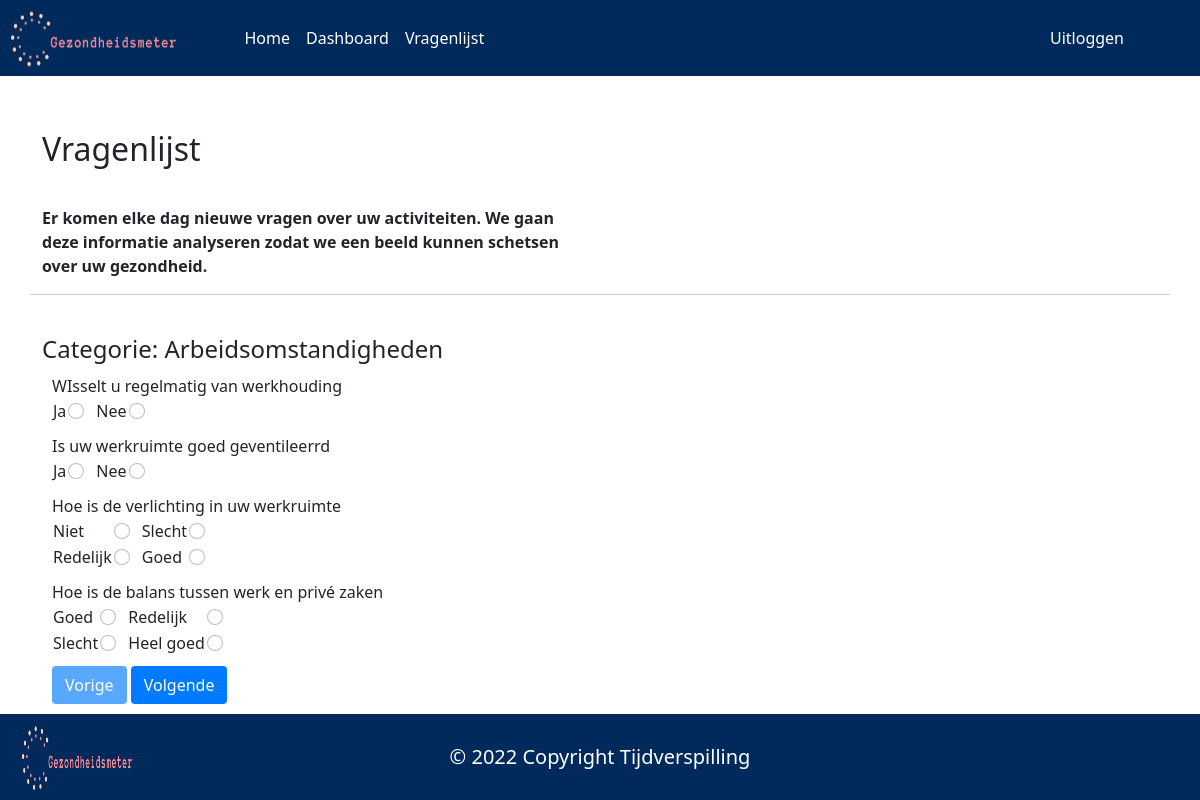
Screenshot of /vragenlijst.php (signed in) with the database file from the repository.
### tables this page shows
CREATE TABLE `categorie` (
  `ID` int(11) NOT NULL,
  `naam` varchar(255) NOT NULL
);

CREATE TABLE `vraag` (
  `ID` int(11) NOT NULL,
  `Categorie_ID` int(11) NOT NULL,
  `Vraag` text NOT NULL,
  `type` varchar(100) NOT NULL
);

CREATE TABLE `vraag_antwoord` (
  `ID` int(11) NOT NULL,
  `Vraag_ID` int(11) NOT NULL,
  `Antwoord` text NOT NULL,
  `Weging` decimal(10,2) NOT NULL
);

### classes/sql.php (called while the page is built, shortened)
<?php
class Sql {
    private $conn;
    public function __construct($db) {
        $this->conn = $db;
    }
    public function GetQuestions($ID)
    {
        $sql = "SELECT * FROM vraag WHERE Categorie_ID = $ID";
        $stmt = $this->conn->prepare($sql);
        $stmt->execute();
        return $stmt;
    }
    public function GetCategories() {
        $sql = "SELECT * FROM categorie";
        $stmt = $this->conn->prepare($sql);
        $stmt->execute();
        return $stmt;
    }
    public function GetChoices($ID) {
        $sql = "SELECT * FROM vraag_antwoord WHERE Vraag_ID = $ID";
        $stmt = $this->conn->prepare($sql);
        $stmt->execute();
        return $stmt;
    }
}

### classes/vragen.php (the view, shortened to what this page needs)
<?php
class Vragen {
    public $id;
    public $title;
    private $sqlQuery;
    public function __construct()
    {
        require_once ('classes/sql.php');
        $database = new Dbconfig();
        $db = $database->getConnection();
        $this->sqlQuery = new Sql($db);
    }
    public function MultipleChoice()
    {
        $count = 0;
        $this->choices = $this->sqlQuery->GetChoices($this->id);
        $html = "
        <div class='inputWrapper'>
            <label>{$this->title}</label>
        </div>
        <table><tr>";
        foreach ($this->choices as $item) {
            $count++;
            $html = $html . "<th><label for='input' style='margin-left: 10px'>{$item['Antwoord']}</label></th>
                     <th><input class='question-radioinput form-check-input' type='radio' name={$this->id} value='{$item['Antwoord']}'></th>";
            if ($count % 2 == 0) {
                $html = $html."</tr><tr>";
            }
        }
        $html = $html. "</table>";
        return $html;
    }
}

### vragenlijst.php (shortened to what this page needs)
<?php
require_once ('classes/sql.php');
require_once ('classes/vragen.php');
$database = new Dbconfig();
$db = $database->getConnection();
$sqlQuery = new Sql($db);
$vragen = new Vragen();
$categories = $sqlQuery->GetCategories();
?>
<!DOCTYPE html>
<html lang="en">
<head>
    <link href="css/vragenlijst.css" rel="stylesheet">
    <?php include_once("layouts/head.php")?>
</head>
<body>
    <?php include_once("layouts/navbar.php")?>
    <div class="container">
        <div class="row">
            <div class="col-sm">
                <p class="h2 page-title">Vragenlijst</p>
                <p class="page-description">Er komen elke dag nieuwe vragen over uw activiteiten.
                    We gaan deze informatie analyseren zodat we een beeld
                    kunnen schetsen over uw gezondheid.
                </p>
            </div>
            <div class="col-sm"></div>
            <hr/>
        </div>
        <div class="row">
            <form class="questionContainer form-group" action="" method="post">
            <?php
                while ($row = $categories->fetch()) {
                    $data = $sqlQuery->getQuestions($row['ID']);
                    echo "<div class=category><br><p class='h4'>Categorie: {$row['naam']}</p>";
                    while ($row = $data->fetch()) {
                        $vragen->id = $row['ID'];
                        $vragen->title = $row['Vraag'];
                        if ($row['type'] == 'number') {
                            echo $vragen->Number();
                        } else if ($row['type'] == 'multiple') {
                            $vragen->id = $row['ID'];
                            echo $vragen->MultipleChoice();
                        } else if ($row['type'] == 'checklist') {
                            $vragen->id = $row['ID'];
                        }
                    }
                    echo "</div>"
                    ?>
                    <?php
                }
            ?>
            </form>
        </div>
        <div class="row">
            <div class="col-sm" style="margin: 10px 0px 10px 10px">
                <button type="button" class="btn pagebutton" onclick="back()" id="previousBtn" disabled>Vorige</button>
                <button type="button" class="btn pagebutton" onclick="next()" id="nextBtn">Volgende</button>
            </div>
        </div>
    </div>
    <?php include_once("layouts/footer.php")?>
</body>
</html>

### layouts/head.php (shortened to what this page needs)
<link href="./css/grid-min.css" rel="stylesheet">
<link href="./css/styles.css" rel="stylesheet">

### layouts/navbar.php (shortened to what this page needs)
<nav class="navbar navbar-expand-lg text-white navbar-light bg-primary mb-4">
  <div class="collapse navbar-collapse" id="navbarSupportedContent">
    <a href="index">
    <img src="images/logo_transparent.png" alt="logo gezondsheidmeter" class="ms-2 w-75" height="60px">
    </a>
    <ul class="navbar-nav mr-auto m-1">
      <li class="nav-item active">
        <a class="nav-link text-white" href="index">Home</a>
      </li>
      <li class="nav-item">
        <a class="nav-link text-white" href="dashboard.php">Dashboard</a>
      </li>
        <li class="nav-item">
            <a class="nav-link text-white" href="vragenlijst.php">Vragenlijst</a>
        </li>
    </ul>
    <ul class="navbar-nav ml-auto m-1">
      <?php
        if(!isset($_SESSION['loggedIn']) || $_SESSION['loggedIn'] == 0) {
          echo '
          <li class="nav-item active">
            <a class="nav-link text-white" href="login.php">Inloggen</a>
          </li>
          <li class="nav-item">
            <a class="nav-link text-white" href="register.php">Aanmelden</a>
          </li>';
        } else if ($_SESSION['loggedIn'] == 1) {
          echo '<li class="nav-item">
            <a class="nav-link text-white mx-3" href="login.php">Uitloggen</a>
          </li>
          <li class="nav-item">
            <a class="nav-link text-white fw-bold mx-3" href="profile">'.$_SESSION['name'].'</a>
          </li>';
        }
      ?>
    </ul>
  </div>
</nav>

### layouts/footer.php
<footer class="bg-primary container-fluid ">
    <div class="row">
        <div class="col-5 col-md-2 col-sm-5">
            <a href="index.php">
                <img src="images/logo_transparent.png" height="86" alt="logo gezondsheidmeter" class="p-2 w-75">
            </a>
        </div>
        <div class="col-sm-7 col-md-8 col-7 text-white text-center my-auto h5">© <?= date("Y"); ?> Copyright Tijdverspilling</div>
    </div>
</footer>

### css/vragenlijst.css (style rules this page uses)
.page-title { padding-top: 30px; padding-bottom: 30px; }
.page-description { font-weight: bold; }
.inputWrapper label { margin-top: 10px; display: block; margin-left: 10px; }
.pagebutton { background-color: #007bff !important; color: white !important; }
label { font-weight: 500; }

### rows the page displays
categorie: naam "Arbeidsomstandigheden"
vraag: Vraag "WIsselt u regelmatig van werkhouding", vraag_antwoord.Antwoord "Ja Nee"
vraag: Vraag "Is uw werkruimte goed geventileerrd", vraag_antwoord.Antwoord "Ja Nee"
vraag: Vraag "Hoe is de verlichting in uw werkruimte", vraag_antwoord.Antwoord "Niet Slecht Redelijk Goed"
vraag: Vraag "Hoe is de balans tussen werk en privé zaken", vraag_antwoord.Antwoord "Goed Redelijk Slecht Heel goed"
